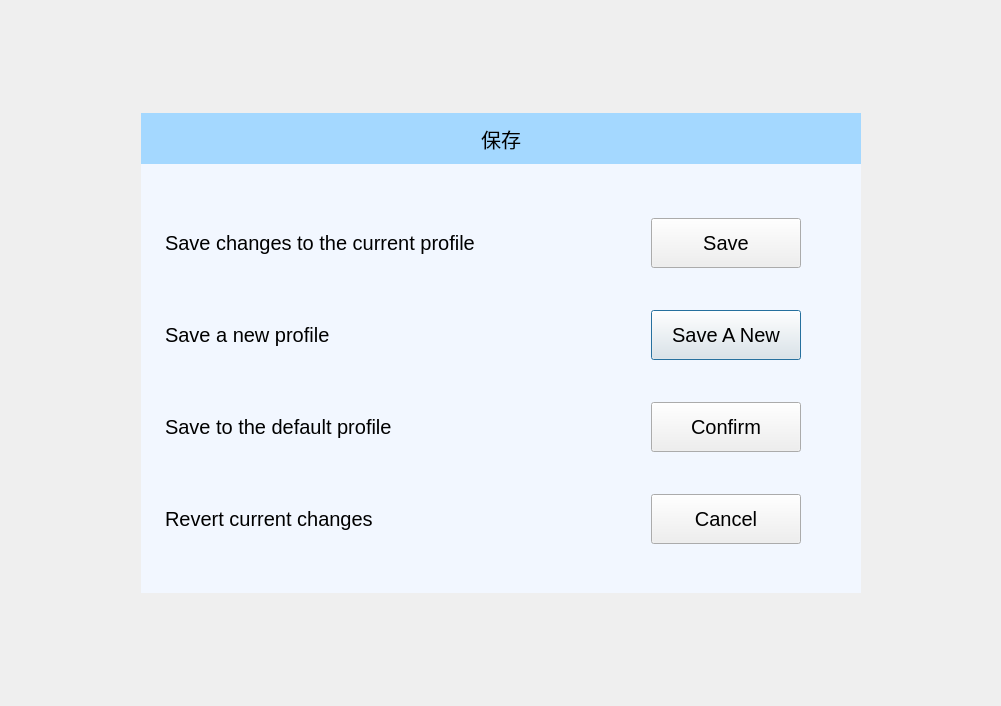
<?xml version="1.0" encoding="UTF-8"?>
<ui version="4.0">
 <class>SaveDialog</class>
 <widget class="QDialog" name="SaveDialog">
  <property name="geometry">
   <rect>
    <x>0</x>
    <y>0</y>
    <width>1001</width>
    <height>706</height>
   </rect>
  </property>
  <property name="minimumSize">
   <size>
    <width>540</width>
    <height>380</height>
   </size>
  </property>
  <property name="maximumSize">
   <size>
    <width>7000</width>
    <height>4200</height>
   </size>
  </property>
  <property name="windowTitle">
   <string>Dialog</string>
  </property>
  <property name="styleSheet">
   <string notr="true">font:15pt;</string>
  </property>
  <layout class="QGridLayout" name="gridLayout_2" rowstretch="0,1,0" columnstretch="0,0,0,0">
   <property name="leftMargin">
    <number>0</number>
   </property>
   <property name="topMargin">
    <number>0</number>
   </property>
   <property name="rightMargin">
    <number>0</number>
   </property>
   <property name="bottomMargin">
    <number>0</number>
   </property>
   <property name="spacing">
    <number>0</number>
   </property>
   <item row="0" column="2">
    <spacer name="verticalSpacer">
     <property name="orientation">
      <enum>Qt::Vertical</enum>
     </property>
     <property name="sizeHint" stdset="0">
      <size>
       <width>20</width>
       <height>71</height>
      </size>
     </property>
    </spacer>
   </item>
   <item row="1" column="0">
    <spacer name="horizontalSpacer">
     <property name="orientation">
      <enum>Qt::Horizontal</enum>
     </property>
     <property name="sizeHint" stdset="0">
      <size>
       <width>40</width>
       <height>20</height>
      </size>
     </property>
    </spacer>
   </item>
   <item row="1" column="1" colspan="2">
    <widget class="QWidget" name="widget_3" native="true">
     <property name="sizePolicy">
      <sizepolicy hsizetype="Expanding" vsizetype="Expanding">
       <horstretch>0</horstretch>
       <verstretch>0</verstretch>
      </sizepolicy>
     </property>
     <property name="minimumSize">
      <size>
       <width>720</width>
       <height>420</height>
      </size>
     </property>
     <property name="maximumSize">
      <size>
       <width>720</width>
       <height>480</height>
      </size>
     </property>
     <property name="styleSheet">
      <string notr="true">#widget_3{
	background-color: rgb(242, 247, 255);
}</string>
     </property>
     <layout class="QVBoxLayout" name="verticalLayout_2">
      <property name="leftMargin">
       <number>0</number>
      </property>
      <property name="topMargin">
       <number>0</number>
      </property>
      <property name="rightMargin">
       <number>0</number>
      </property>
      <property name="bottomMargin">
       <number>0</number>
      </property>
      <item>
       <widget class="QLabel" name="lblTitle">
        <property name="minimumSize">
         <size>
          <width>0</width>
          <height>51</height>
         </size>
        </property>
        <property name="maximumSize">
         <size>
          <width>16777215</width>
          <height>50</height>
         </size>
        </property>
        <property name="styleSheet">
         <string notr="true">background-color: rgb(164, 216, 255);</string>
        </property>
        <property name="text">
         <string>保存</string>
        </property>
        <property name="alignment">
         <set>Qt::AlignCenter</set>
        </property>
       </widget>
      </item>
      <item>
       <widget class="QWidget" name="widget" native="true">
        <layout class="QGridLayout" name="gridLayout">
         <property name="leftMargin">
          <number>24</number>
         </property>
         <property name="topMargin">
          <number>12</number>
         </property>
         <property name="rightMargin">
          <number>60</number>
         </property>
         <property name="bottomMargin">
          <number>12</number>
         </property>
         <item row="1" column="1">
          <widget class="QPushButton" name="btnSaveNew">
           <property name="minimumSize">
            <size>
             <width>0</width>
             <height>50</height>
            </size>
           </property>
           <property name="maximumSize">
            <size>
             <width>150</width>
             <height>16777215</height>
            </size>
           </property>
           <property name="text">
            <string>Save A New</string>
           </property>
          </widget>
         </item>
         <item row="1" column="0">
          <widget class="QLabel" name="label_3">
           <property name="text">
            <string>Save a new profile</string>
           </property>
          </widget>
         </item>
         <item row="2" column="0">
          <widget class="QLabel" name="label_4">
           <property name="text">
            <string>Save to the default profile</string>
           </property>
          </widget>
         </item>
         <item row="0" column="0">
          <widget class="QLabel" name="label_2">
           <property name="text">
            <string>Save changes to the current profile</string>
           </property>
          </widget>
         </item>
         <item row="0" column="1">
          <widget class="QPushButton" name="btnSave">
           <property name="minimumSize">
            <size>
             <width>0</width>
             <height>50</height>
            </size>
           </property>
           <property name="maximumSize">
            <size>
             <width>150</width>
             <height>16777215</height>
            </size>
           </property>
           <property name="text">
            <string>Save</string>
           </property>
          </widget>
         </item>
         <item row="2" column="1">
          <widget class="QPushButton" name="btnConfirm">
           <property name="minimumSize">
            <size>
             <width>1</width>
             <height>50</height>
            </size>
           </property>
           <property name="maximumSize">
            <size>
             <width>150</width>
             <height>16777215</height>
            </size>
           </property>
           <property name="text">
            <string>Confirm</string>
           </property>
          </widget>
         </item>
         <item row="3" column="0">
          <widget class="QLabel" name="label">
           <property name="text">
            <string>Revert current changes</string>
           </property>
          </widget>
         </item>
         <item row="3" column="1">
          <widget class="QPushButton" name="btnCancel">
           <property name="minimumSize">
            <size>
             <width>0</width>
             <height>50</height>
            </size>
           </property>
           <property name="text">
            <string>Cancel</string>
           </property>
          </widget>
         </item>
        </layout>
       </widget>
      </item>
     </layout>
    </widget>
   </item>
   <item row="1" column="3">
    <spacer name="horizontalSpacer_2">
     <property name="orientation">
      <enum>Qt::Horizontal</enum>
     </property>
     <property name="sizeHint" stdset="0">
      <size>
       <width>40</width>
       <height>20</height>
      </size>
     </property>
    </spacer>
   </item>
   <item row="2" column="1">
    <spacer name="verticalSpacer_2">
     <property name="orientation">
      <enum>Qt::Vertical</enum>
     </property>
     <property name="sizeHint" stdset="0">
      <size>
       <width>20</width>
       <height>71</height>
      </size>
     </property>
    </spacer>
   </item>
  </layout>
 </widget>
 <resources/>
 <connections/>
</ui>
